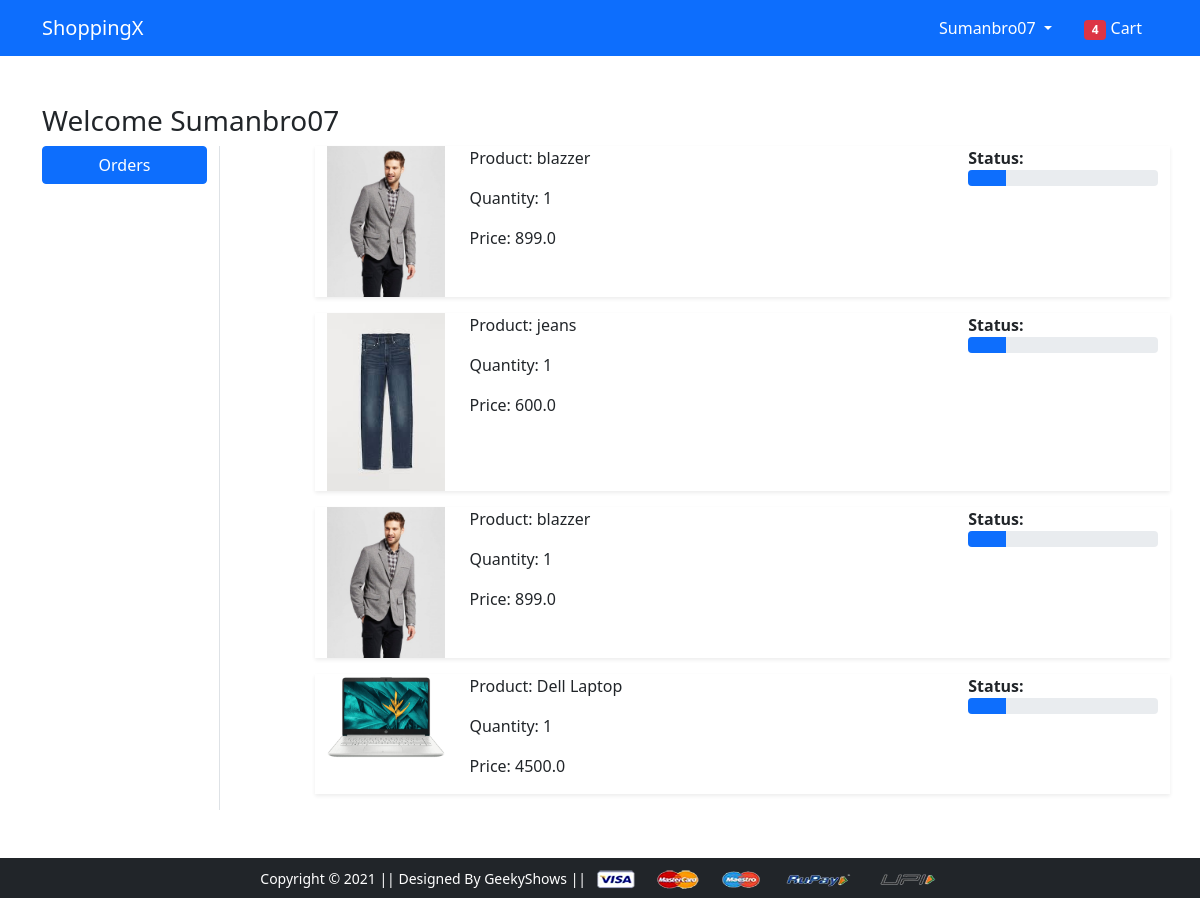
/orders/ (signed in), run on the app's committed database.
### app/models.py (models this page shows, shortened)
class OrderPlaced(models.Model):
    user = models.ForeignKey(User, on_delete=models.CASCADE)
    customer = models.ForeignKey(Customer, on_delete=models.CASCADE)
    product = models.ForeignKey(Product, on_delete=models.CASCADE)
    quantity = models.PositiveIntegerField(default=1)
    ordered_date = models.DateTimeField(auto_now_add=True)
    status = models.CharField(max_length=50, choices=STATUS_CHOICES, default="Pending")
    @property
    def total_cost(self):
        return self.quantity * self.product.discounted_price

class Product(models.Model):
    title = models.CharField(max_length=255)
    selling_price = models.FloatField()
    discounted_price = models.FloatField()
    description = models.TextField()
    brand = models.CharField(max_length=255)
    category = models.CharField(choices=CATEGORY_CHOICES, max_length=2)
    product_image = models.ImageField(upload_to="productimg")

### app/views.py (the view)
# urls.py: path("orders/", views.orders, name="orders"),
def orders(request):
    op = OrderPlaced.objects.filter(user=request.user)
    c = op.count()
    return render(request, "app/orders.html", {"op": op, "count": c})

### app/templates/app/orders.html (shortened to what this page needs)
{% extends 'app/base.html' %}
{% load static %}
{% block main-content %}
<div class="container my-5">
    <div class="row">
        <h3>Welcome <span class="text-capitalize">{{request.user|capfirst}}</span></h3>
        <div class="col-sm-2 border-end">
            <ul class="list-unstyled">
                <li class="d-grid"><a href="{% url 'orders' %}" class="btn btn-primary">Orders</a></li>
            </ul>
        </div>
        <div class="col-sm-9 offset-sm-1">
            {% for o in op %}
            <div class="row shadow-sm mb-3">
                <div class="col-sm-2">
                    <img src="{{o.product.product_image.url}}" alt="" class="img-fluid" height="150" width="150">
                </div>
                <div class="col-sm-7">
                    <p>Product: {{o.product.title}}</p>
                    <p>Quantity: {{o.quantity}}</p>
                    <p>Price: {{o.total_cost}}</p>
                </div>
                <div class="col-sm-3 fw-bold">
                    <span>Status:</span>
                    <div class="progress">
                        <div style="width: 20%;" aria-valuenow="20" aria-valuemin="0" aria-valuemax="100"
                            role="progressbar" class="progress-bar bar{{forloop.counter}}">
                        </div>
                    </div>
                </div>
            </div>
            {% endfor %}
        </div>
    </div>
</div>
{% endblock main-content %}

### app/templates/app/base.html (shortened to what this page needs)
<!doctype html>
{% load static %}
<html lang="en">
<head>
  <link href="https://cdn.jsdelivr.net/npm/bootstrap@5.0.0-beta1/dist/css/bootstrap.min.css" rel="stylesheet"
>
  <link rel="stylesheet" href="{% static 'app/css/owl.carousel.min.css' %}">
  <link rel="stylesheet" href="{% static 'app/css/all.min.css' %}">
  <link rel="stylesheet" href="{% static 'app/css/style.css' %}">
</head>
<body>
  <nav class="navbar navbar-expand-lg navbar-dark bg-primary">
    <div class="container">
      <a class="navbar-brand" href="/">ShoppingX</a>
      <div>
        <ul class="navbar-nav me-auto mb-2 mb-lg-0">
          {% if request.user.is_authenticated %}
          <li class="nav-item dropdown mx-2">
            <a class="nav-link dropdown-toggle text-white" href="#" id="profileDropdown" role="button"
              data-bs-toggle="dropdown" aria-expanded="false">
              {{request.user|capfirst}}
            </a>
          </li>
          <li class="nav-item mx-2">
            <a href="{% url 'showcart' %}" class="nav-link text-white"><span class="badge bg-danger">4</span> Cart
            </a>
          </li>
          {% endif %}
        </ul>
      </div>
    </div>
  </nav>
  {% block main-content %} {% endblock main-content %}
  <footer class="container-fluid bg-dark text-center p-2 mt-5">
    <small class="text-white">Copyright &copy; 2021 || Designed By GeekyShows || </small>
    <img src="{% static 'app/images/payment.png' %}" alt="" srcset="" class="img-fluid" height="2px">
  </footer>
</body>
</html>

### data on the page
OrderPlaced: product.product_image (picture), product "blazzer", quantity "1", total_cost "899.0"
OrderPlaced: product.product_image (picture), product "jeans", quantity "1", total_cost "600.0"
OrderPlaced: product.product_image (picture), product "blazzer", quantity "1", total_cost "899.0"
OrderPlaced: product.product_image (picture), product "Dell Laptop", quantity "1", total_cost "4500.0"

### other printed values
{{ request.user|capfirst }} "Sumanbro07"
